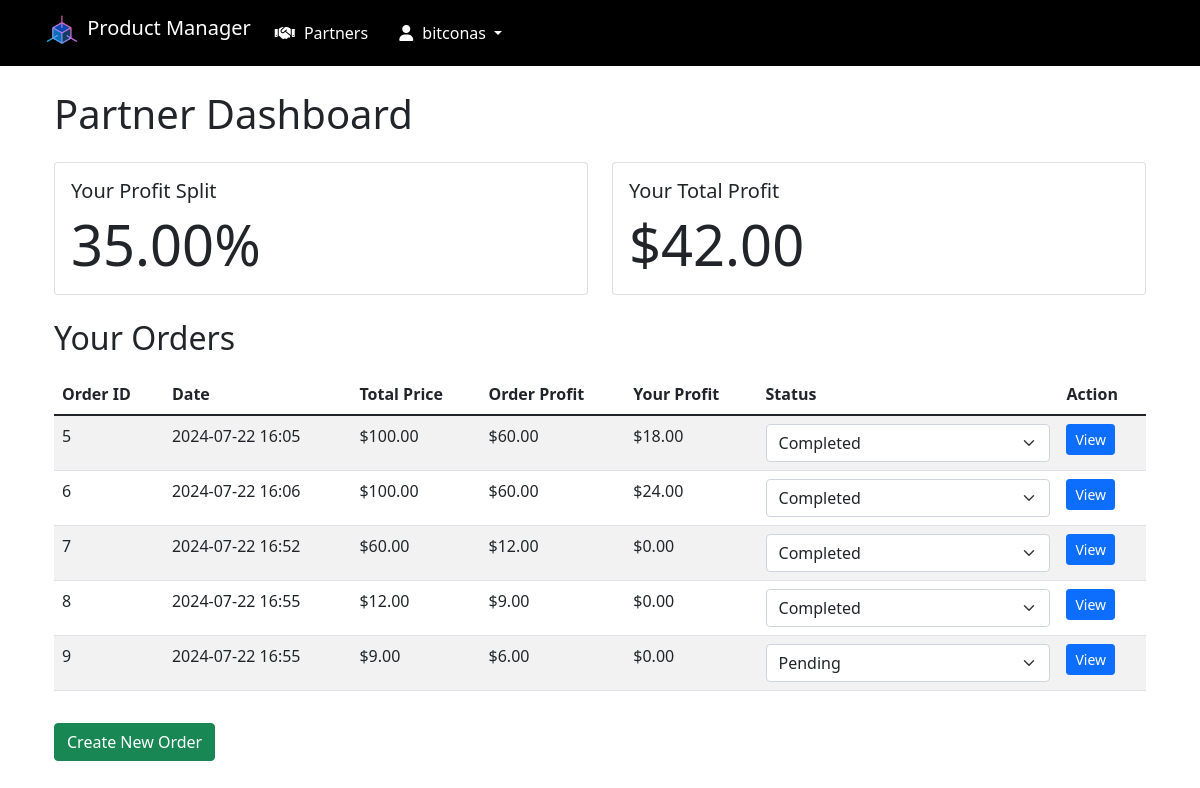
Before: /partners/dashboard/ (signed in) with the older database file.
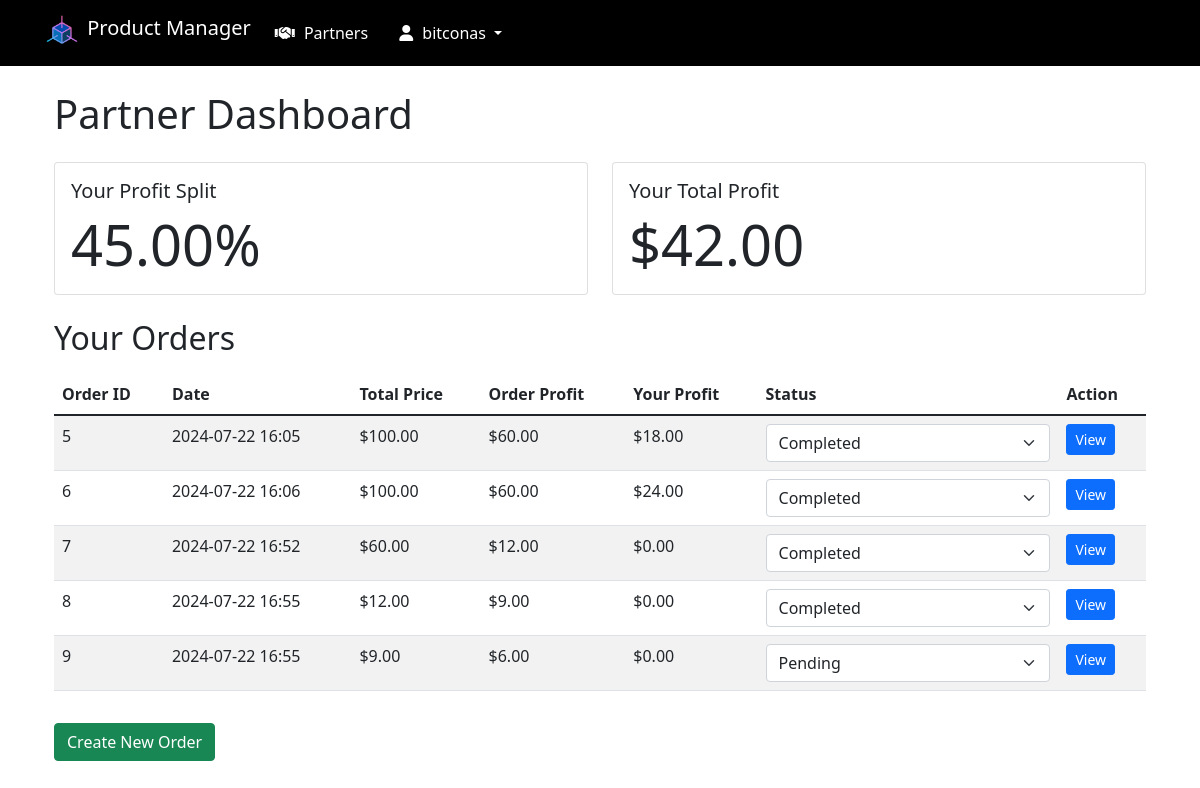
After: the same page with the newer database file.
### partners/models.py (models this page shows, shortened)
class Partner(models.Model):
    user = models.OneToOneField(settings.AUTH_USER_MODEL, on_delete=models.CASCADE)
    profit_split_percentage = models.DecimalField(max_digits=5, decimal_places=2, default=0)
    total_profit = models.DecimalField(max_digits=10, decimal_places=2, default=0)

### partners/views.py (the view)
# urls.py: path('dashboard/', views.partner_dashboard, name='dashboard'),
@login_required
def partner_dashboard(request):
    if request.user.is_superuser:
        partners = Partner.objects.all()
        return render(request, 'partners/admin_dashboard.html', {'partners': partners})
    elif request.user.is_partner:
        partner = get_object_or_404(Partner, user=request.user)
        return render(request, 'partners/partner_dashboard.html', {'partner': partner})
    else:
        user = User.objects.get(username=request.user.username)
        partner_exists = Partner.objects.filter(user=user).exists()
        return HttpResponse(f"You are not a partner or superuser. Debug info: is_partner={user.is_partner}, partner_exists={partner_exists}")

### templates/partners/partner_dashboard.html (shortened to what this page needs)
{% extends 'base.html' %}
{% load static %}
{% block content %}
<div class="container mt-4">
    <h1 class="mb-4">Partner Dashboard</h1>
    <div class="row">
        <div class="col-md-6">
            <div class="card mb-4">
                <div class="card-body">
                    <h5 class="card-title">Your Profit Split</h5>
                    <p class="card-text display-4">{{ partner.profit_split_percentage }}%</p>
                </div>
            </div>
        </div>
        <div class="col-md-6">
            <div class="card mb-4">
                <div class="card-body">
                    <h5 class="card-title">Your Total Profit</h5>
                    <p class="card-text display-4">${{ partner.total_profit|floatformat:2 }}</p>
                </div>
            </div>
        </div>
    </div>
    <h2 class="mb-3">Your Orders</h2>
    <div class="table-responsive">
        <table class="table table-striped table-hover">
            <thead class="thead-dark">
                <tr>
                    <th>Order ID</th>
                    <th>Date</th>
                    <th>Total Price</th>
                    <th>Order Profit</th>
                    <th>Your Profit</th>
                    <th>Status</th>
                    <th>Action</th>
                </tr>
            </thead>
            <tbody>
                {% for partner_order in partner.orders.all %}
                <tr>
                    <td>{{ partner_order.order.id }}</td>
                    <td>{{ partner_order.order.created_at|date:"Y-m-d H:i" }}</td>
                    <td>${{ partner_order.order.total_price|floatformat:2 }}</td>
                    <td class="order-profit">${{ partner_order.order.profit|floatformat:2 }}</td>
                    <td class="partner-profit">${{ partner_order.partner_profit|floatformat:2 }}</td>
                    <td>
                        <select class="form-select order-status" data-order-id="{{ partner_order.order.id }}">
                            {% for status, display in partner_order.order.STATUS_CHOICES %}
                                <option value="{{ status }}" {% if status == partner_order.order.status %}selected{% endif %}>
                                    {{ display }}
                                </option>
                            {% endfor %}
                        </select>
                    </td>
                    <td>
                        <a href="{% url 'orders:order-detail' partner_order.order.id %}" class="btn btn-sm btn-primary">View</a>
                    </td>
                </tr>
                {% endfor %}
            </tbody>
        </table>
    </div>
    <a href="{% url 'partners:create_order' %}" class="btn btn-success mt-3">Create New Order</a>
</div>
{% endblock %}

Changed rows visible on the page:
changed Partner: profit_split_percentage "35.00" → "45.00"
